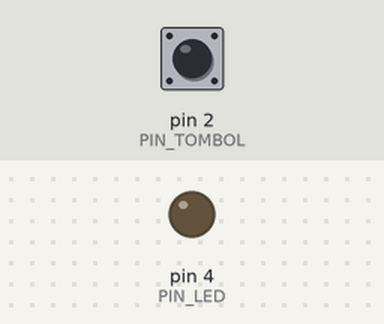
A sketch run on a simulated Arduino Uno, built with avr-gcc and run on an emulated ATmega328P. Parts: output pins drawn as LEDs (lit = HIGH). The inputs (shaded band) are chosen by the test bench; at power-on: pin 2 (PIN_TOMBOL) HIGH.

Above: at 1.2 s.
1.3 s: pin 2 (PIN_TOMBOL) pulled LOW for 0.15 s
At 1.37 s:
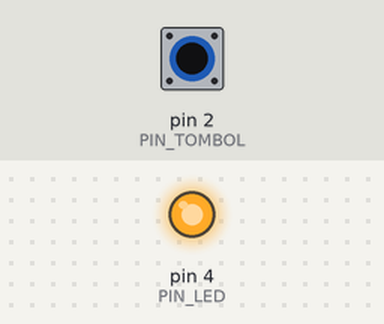
2.9 s: pin 2 (PIN_TOMBOL) pulled LOW for 3.2 s
At 7.1 s:
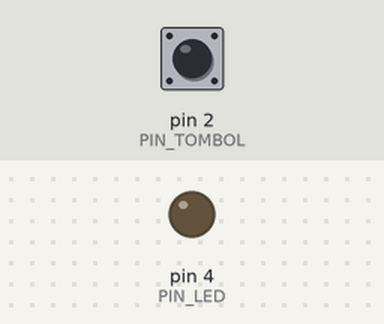
Timing chart, 0 to 8.6 s (numbered marks = the images above; inputs shaded):
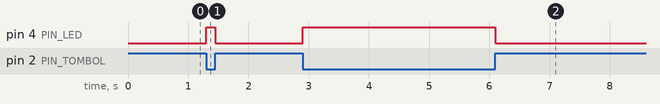

The sketch:

resinternal.ino
```cpp
// Contoh penggunaan tombol
//   untuk mengontrol LED
//   menggunakan resistor internal

const int PIN_LED = 4;
const int PIN_TOMBOL = 2;

void setup()
{
  pinMode(PIN_LED, OUTPUT);
  pinMode(PIN_TOMBOL, INPUT_PULLUP);
}

void loop()
{
  int keadaanTombol = digitalRead(PIN_TOMBOL);
  digitalWrite(PIN_LED, not keadaanTombol);
}
```

Measured:
- after the input at 1.3 s, pin 4 (PIN_LED): LOW → HIGH at once, → LOW 0.15 s later
- after the input at 2.9 s, pin 4 (PIN_LED): LOW → HIGH at once, → LOW 3.2 s later
